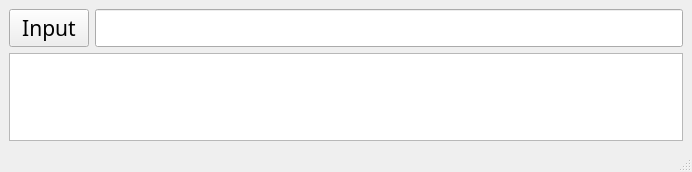
<?xml version="1.0" encoding="UTF-8"?>
<ui version="4.0">
 <class>MainWindow</class>
 <widget class="QMainWindow" name="MainWindow">
  <property name="geometry">
   <rect>
    <x>0</x>
    <y>0</y>
    <width>692</width>
    <height>172</height>
   </rect>
  </property>
  <property name="windowTitle">
   <string>MainWindow</string>
  </property>
  <widget class="QWidget" name="centralwidget">
   <layout class="QGridLayout" name="gridLayout">
    <item row="0" column="0">
     <layout class="QVBoxLayout" name="verticalLayout">
      <item>
       <layout class="QHBoxLayout" name="horizontalLayout">
        <item>
         <widget class="QPushButton" name="input_btm">
          <property name="font">
           <font>
            <family>Adobe Arabic</family>
            <pointsize>16</pointsize>
           </font>
          </property>
          <property name="text">
           <string>Input</string>
          </property>
         </widget>
        </item>
        <item>
         <widget class="QLineEdit" name="lineEdit">
          <property name="sizePolicy">
           <sizepolicy hsizetype="Expanding" vsizetype="Minimum">
            <horstretch>0</horstretch>
            <verstretch>0</verstretch>
           </sizepolicy>
          </property>
         </widget>
        </item>
       </layout>
      </item>
      <item>
       <widget class="QPlainTextEdit" name="plainTextEdit"/>
      </item>
     </layout>
    </item>
   </layout>
  </widget>
  <widget class="QMenuBar" name="menubar">
   <property name="geometry">
    <rect>
     <x>0</x>
     <y>0</y>
     <width>692</width>
     <height>22</height>
    </rect>
   </property>
  </widget>
  <widget class="QStatusBar" name="statusbar"/>
 </widget>
 <resources/>
 <connections/>
</ui>
